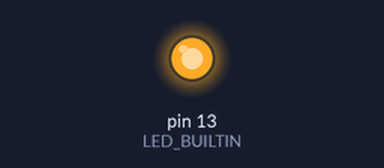
Simulated run of this sketch. Board: Arduino Uno, built with avr-gcc and run on an emulated ATmega328P. Parts: output pins drawn as LEDs (lit = HIGH).

Above: at 0.2 s.
At 24.0 s:
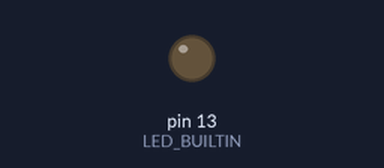
Timing chart, 0 to 32.5 s (numbered marks = the images above):
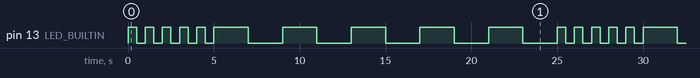

Measured:
- by itself, pin 13 (LED_BUILTIN): repeats every 25.0 s: 4 × (LOW 0.50 s, HIGH 0.50 s), LOW 0.50 s, 5 × (HIGH 2.0 s, LOW 2.0 s), HIGH 0.50 s
- by itself, everything shown: repeats every 25.0 s, in 20 steps

The sketch:

my_blink.ino
```cpp
const int WAIT_FAST = 500;
const int WAIT_SLOW = 2000;
int loop_counter = 0;
bool is_fast = true;

void setup() {
  pinMode(LED_BUILTIN, OUTPUT);
}

void blinkLed(int wait_time) {
  digitalWrite(LED_BUILTIN, HIGH);
  delay(wait_time);
  digitalWrite(LED_BUILTIN, LOW);
  delay(wait_time);
}

void loop() {
  blinkLed(is_fast ? WAIT_FAST: WAIT_SLOW);
  if ((loop_counter = (loop_counter + 1) % 5) == 0) {
      is_fast = !is_fast;
  }
}
```
